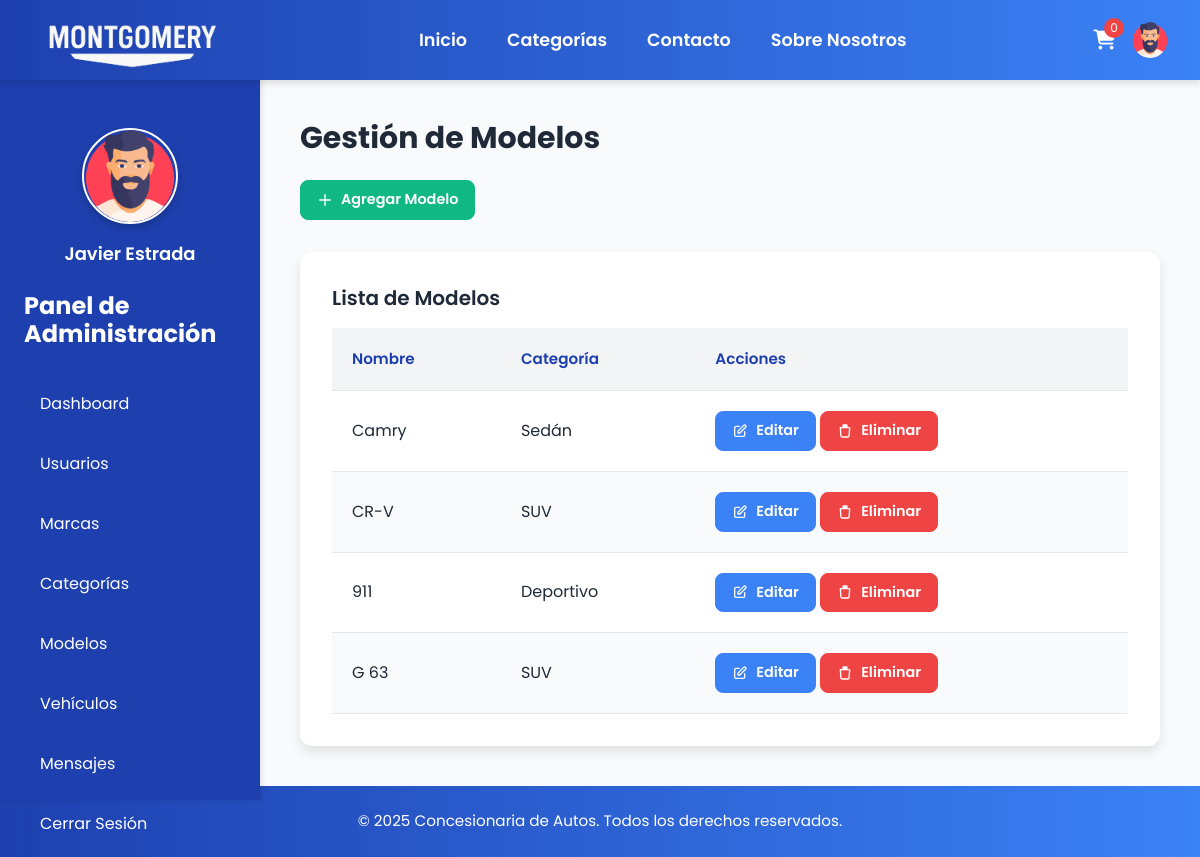
Screenshot of /admin/models.php (signed in) with the database file from the repository.
### tables this page shows
CREATE TABLE `models` (
  `id` int(11) NOT NULL,
  `brand_id` int(11) DEFAULT NULL,
  `name` varchar(50) NOT NULL,
  `category_id` int(11) DEFAULT NULL
);

CREATE TABLE `categories` (
  `id` int(11) NOT NULL,
  `name` varchar(50) NOT NULL
);

### admin/models.php (the view, shortened to what this page needs)
<?php
include '../includes/header.php';
$models = $pdo->query("SELECT m.*, c.name AS category_name FROM models m JOIN categories c ON m.category_id = c.id")->fetchAll();
?>
<?php include '../includes/admin_sidebar.php'; ?>
<div class="main-content">
    <h1 class="text-3xl font-bold mb-6">Gestión de Modelos</h1>
    <button type="button" class="btn btn-add mb-8" id="open-add-modal">
        <svg fill="none" stroke="currentColor" viewBox="0 0 24 24" xmlns="http://www.w3.org/2000/svg">
            <path stroke-linecap="round" stroke-linejoin="round" stroke-width="2" d="M12 4v16m8-8H4"></path>
        </svg>
        Agregar Modelo
    </button>
    <div class="table-container">
        <h2 class="text-xl font-semibold mb-4">Lista de Modelos</h2>
        <table>
            <thead>
                <tr>
                    <th>Nombre</th>
                    <th>Categoría</th>
                    <th>Acciones</th>
                </tr>
            </thead>
            <tbody>
                <?php foreach ($models as $model): ?>
                    <tr>
                        <td><?php echo htmlspecialchars($model['name']); ?></td>
                        <td><?php echo htmlspecialchars($model['category_name']); ?></td>
                        <td>
                            <button class="btn btn-edit edit-model-btn"
                                    data-id="<?php echo $model['id']; ?>"
                                    data-name="<?php echo htmlspecialchars($model['name']); ?>"
                                    data-category-id="<?php echo $model['category_id']; ?>">
                                <svg fill="none" stroke="currentColor" viewBox="0 0 24 24" xmlns="http://www.w3.org/2000/svg">
                                    <path stroke-linecap="round" stroke-linejoin="round" stroke-width="2" d="M11 5H6a2 2 0 00-2 2v11a2 2 0 002 2h11a2 2 0 002-2v-5m-1.414-9.414a2 2 0 112.828 2.828L11.828 15H9v-2.828l8.586-8.586z"></path>
                                </svg>
                                Editar
                            </button>
                            <a href="delete_model.php?id=<?php echo $model['id']; ?>" onclick="return confirmDelete('¿Seguro que quieres eliminar este modelo?')" class="btn btn-delete">
                                <svg fill="none" stroke="currentColor" viewBox="0 0 24 24" xmlns="http://www.w3.org/2000/svg">
                                    <path stroke-linecap="round" stroke-linejoin="round" stroke-width="2" d="M19 7l-.867 12.142A2 2 0 0116.138 21H7.862a2 2 0 01-1.995-1.858L5 7m5-4h4a1 1 0 011 1v1H9V4a1 1 0 011-1zm-5 4h12"></path>
                                </svg>
                                Eliminar
                            </a>
                        </td>
                    </tr>
                <?php endforeach; ?>
            </tbody>
        </table>
    </div>
</div>
<?php include '../includes/footer.php'; ?>

### css/styles.css (style rules this page uses)
body { font-family: "Poppins", sans-serif; background-color: #f8fafc; color: #1f2937; margin: 0; }
.main-content { margin-left: 260px; padding: 2.5rem; }
.table-container { background-color: #ffffff; border-radius: 12px; padding: 2rem; box-shadow: 0 6px 12px rgba(0, 0, 0, 0.1); }
table { width: 100%; border-collapse: separate; border-spacing: 0; }
th, td { padding: 1.25rem; text-align: left; border-bottom: 1px solid #e5e7eb; }
th { background-color: #f3f4f6; font-weight: 600; color: #1e40af; font-size: 0.95rem; }
tr:nth-child(even) { background-color: #f9fafb; }
button, .button { background-color: #1e40af; color: #ffffff; padding: 0.75rem 1.5rem; border-radius: 8px; border: none; cursor: pointer; font-weight: 600; transition: all 0.3s ease; }
.btn { display: inline-flex; align-items: center; gap: 0.5rem; padding: 0.5rem 1rem; border-radius: 8px; font-size: 0.9rem; font-weight: 600; transition: all 0.3s ease; cursor: pointer; text-decoration: none; }
.btn svg { width: 16px; height: 16px; }
.btn-edit { background-color: #3b82f6; color: #ffffff; border: 1px solid #3b82f6; }
.btn-delete { background-color: #ef4444; color: #ffffff; border: 1px solid #ef4444; }
.btn-add { background-color: #10b981; color: #ffffff; border: 1px solid #10b981; }

### rows the page displays
models: name "Camry", category.name "Sedán"
models: name "CR-V", category.name "SUV"
models: name "911", category.name "Deportivo"
models: name "G 63", category.name "SUV"

### other values shown
$_SESSION['first_name'] . ' ' . $_SESSION['last_name'] "Javier Estrada"
